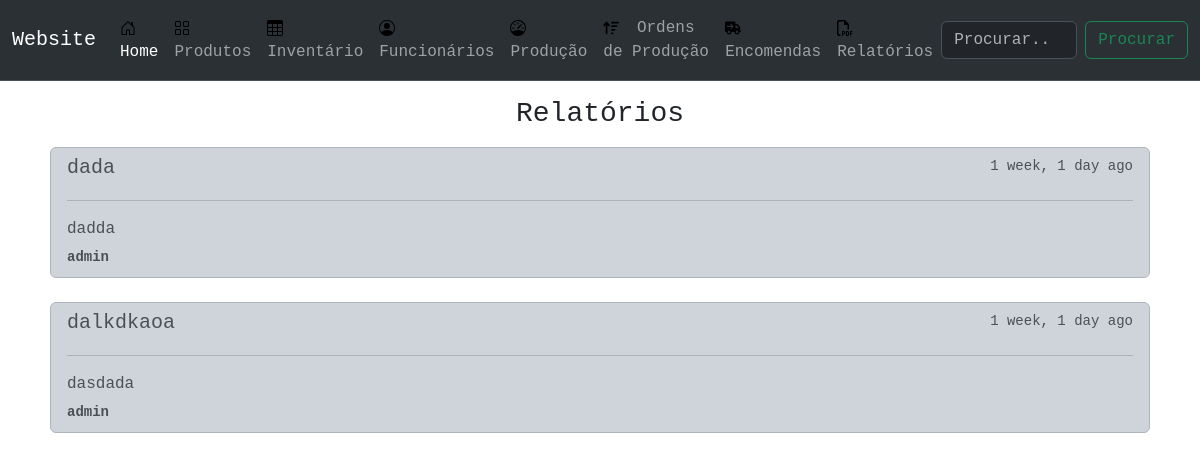
/reports/list/, run on an earlier commit of the app's database.
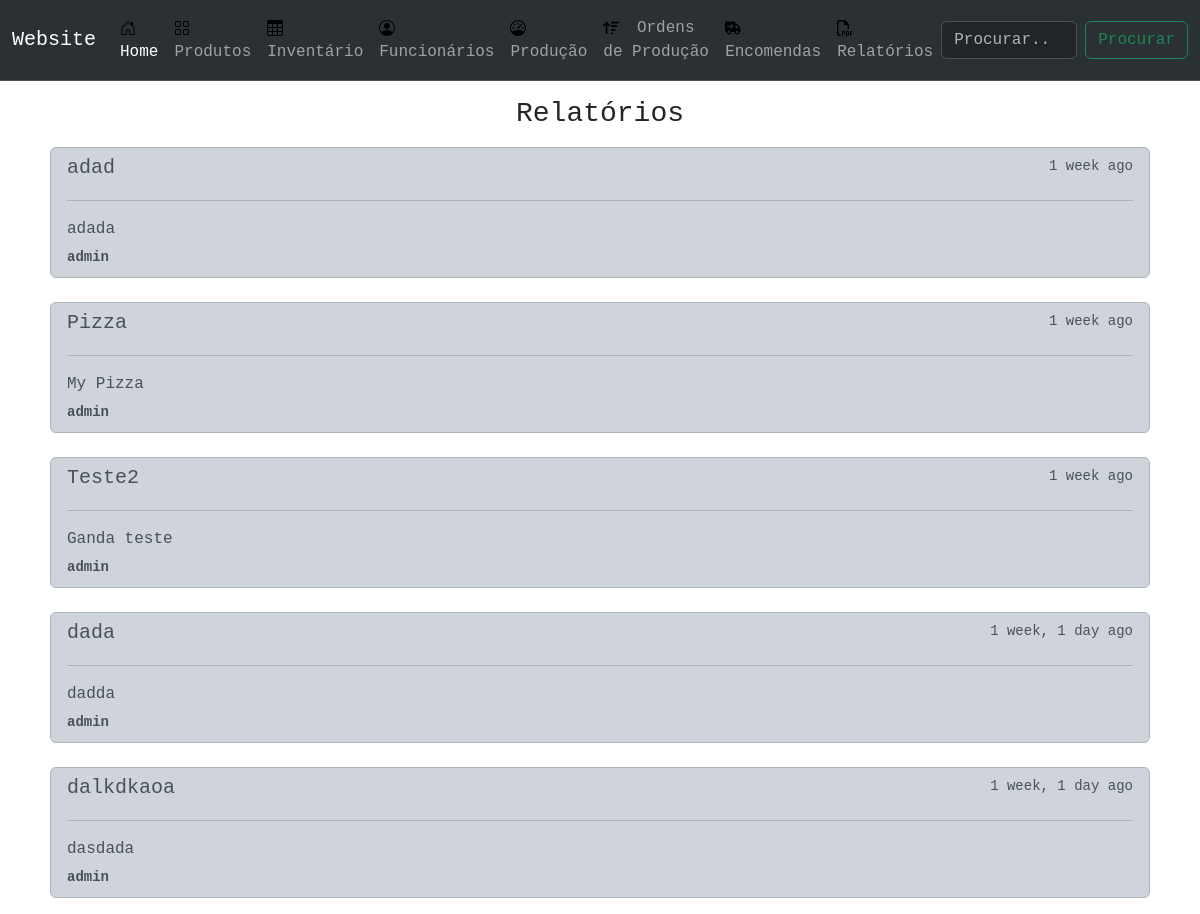
And on a later commit of the database.
### reports/models.py (models this page shows, shortened)
class Report(models.Model):
    name = models.CharField(max_length=120)
    image = models.ImageField(upload_to='reports', blank=True)
    text = models.TextField()
    author = models.ForeignKey(Profile, on_delete=models.CASCADE)
    created = models.DateTimeField(auto_now_add=True)
    updated = models.DateTimeField(auto_now=True)
    def get_absolute_url(self):
        return reverse('reports:detail', kwargs={'pk':self.pk})
    class Meta:
        ordering = ['-created']

### human/models.py (models this page shows)
class Profile(models.Model):
    user = models.OneToOneField(User, on_delete=models.CASCADE)
    bio = models.TextField()
    avatar = models.ImageField(upload_to='users/', null=True, default='transferir.jpg')
    def __str__(self):
        return self.user.username

### reports/views.py (the view)
# urls.py: path('list/', ReportListView.as_view(), name='list'),
class ReportListView(ListView):
    model = Report
    template_name = 'reports/list.html'

### reports/templates/reports/list.html
{% extends 'main.html' %}
{% block content %}
<div class="container">
    <h3 class="page-header text-center">
        Relatórios
    </h3>
    {% for obj in object_list %}
    <div class="list-group p-2 my-2">
        <a href="{{obj.get_absolute_url}}"
            class="list-group-item list-group-item-action list-group-item-dark flex-column align-items-start">
            <div class="d-flex w-100 justify-content-between">
                <h5 class="mb-1">{{obj.name}}</h5>
                <small>{{obj.created|timesince}} ago</small>
            </div>
            <hr>
            <p class="mb-1">{{obj.text}}
            </p>
            <small><strong>{{obj.author}}</strong></small>
        </a>
    </div>
    {% endfor %}
</div>
{% endblock content %}

### templates/main.html (shortened to what this page needs)
<!doctype html>
{% load static %}
<html lang="en">
<head>
    <link rel="stylesheet" href="{% static 'styles/main.css' %}">
    <link href="https://cdn.jsdelivr.net/npm/bootstrap@5.3.2/dist/css/bootstrap.min.css" rel="stylesheet"
>
</head>
<body>
    {% include 'navbar.html' %}
    {% include 'alerts.html' %}
    {% block content %}
    {% endblock content %}
</body>
</html>

### templates/navbar.html (shortened to what this page needs)
<nav class="navbar navbar-expand-lg bg-body-tertiary bg-dark border-bottom border-body" data-bs-theme="dark">
    <div class="container-fluid">
        <a class="navbar-brand" href="{% url 'dashboard:home' %}">Website</a>
        <div class="collapse navbar-collapse" id="navbarSupportedContent">
            <ul class="navbar-nav me-auto mb-2 mb-lg-0">
                <li class="nav-item">
                    <a class="nav-link active" aria-current="page" href="">
                        <svg class="bi me-2" width="16" height="16">
                            <use xlink:href="#home" />
                        </svg>
                        Home</a>
                </li>
                <li class="nav-item">
                    <a class="nav-link" href="{% url 'product:list' %}">
                        <svg class="bi me-2" width="16" height="16">
                            <use xlink:href="#grid" />
                        </svg>
                        Produtos</a>
                </li>
                <li class="nav-item">
                    <a class="nav-link" href="{% url 'product:inv' %}">
                        <svg class="bi me-2" width="16" height="16">
                            <use xlink:href="#table" />
                        </svg>
                        Inventário</a>
                </li>
                <li class="nav-item">
                    <a class="nav-link" href="{% url 'human:list' %}">
                        <svg class="bi me-2" width="16" height="16">
                            <use xlink:href="#people-circle" />
                        </svg>
                        Funcionários</a>
                </li>
                <li class="nav-item">
                    <a class="nav-link" href="{% url 'product:prod' %}">
                        <svg class="bi me-2" width="16" height="16">
                            <use xlink:href="#speedometer" />
                        </svg>
                        Produção</a>
                </li>
                <li class="nav-item">
                    <a class="nav-link" href="{% url 'product:production-order' %}">
                        Ordens de Produção</a>
                </li>
                <li class="nav-item">
                    <a class="nav-link" href="{% url 'orders:search' %}">
                        Encomendas</a>
                </li>
                <li class="nav-item">
                    <a class="nav-link" href="{% url 'reports:list' %}">
                        Relatórios</a>
                </li>
            </ul>
        </div>
        <form class="d-flex" role="search">
            <input class="form-control me-2" name="q" type="search" placeholder="Procurar..." aria-label="Search">
            <button class="btn btn-outline-success" type="submit">Procurar</button>
        </form>
    </div>
</nav>

### templates/alerts.html (shortened to what this page needs)
<div class="row p-2 text-center">
</div>

### static/styles/main.css (style rules this page uses)
* { font-family: "Menlo", "Monaco", "Consolas", "Courier New", monospace; padding: 0; text-rendering: optimizeLegibility; }
body { background-color: rgb(230, 227, 227); }

What changed in the data, as far as the page shows it:
added Report: name "adad", created "1 week", text "adada", author "admin"
added Report: name "Pizza", created "1 week", text "My Pizza", author "admin"
added Report: name "Teste2", created "1 week", text "Ganda teste", author "admin"
